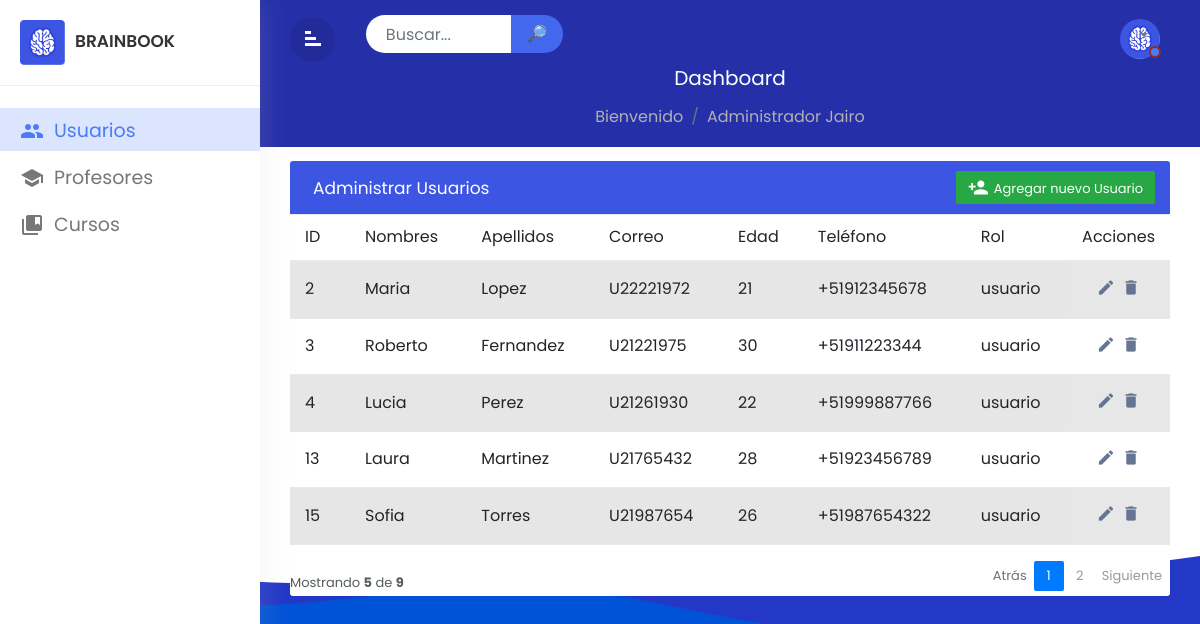
The page /dashboard/indexUsuarios.php (signed in) on the database its author committed.
### tables this page shows
CREATE TABLE `usuarios` (
  `id_usuario` int(11) NOT NULL,
  `id_rol` int(11) DEFAULT NULL,
  `nombre` varchar(255) NOT NULL,
  `apellido` varchar(255) NOT NULL,
  `email` varchar(255) NOT NULL,
  `password` varchar(255) NOT NULL,
  `edad` tinyint(4) DEFAULT NULL,
  `celular` varchar(20) DEFAULT NULL
);

CREATE TABLE `roles` (
  `id_rol` int(11) NOT NULL,
  `nombre_rol` varchar(50) NOT NULL,
  `descripcion` text DEFAULT NULL
);

### dashboard/indexUsuarios.php (the view, shortened to what this page needs)
<!doctype html>
<?php
if (isset($_SESSION['usuario'])) {
    $nombre_usuario = $_SESSION['usuario'];
} else {
    header("Location: ../views/cursos.php");
    exit();
}
function obtenerTituloRol($rol_usuario)
{
    switch ($rol_usuario) {
        case 3:
            return 'Administrador';
    }
}
?>
<html lang="es">
<head>
    <link rel="stylesheet" href="../dashboard/sources/css/bootstrap.min.css">
    <link rel="stylesheet" href="https://maxcdn.bootstrapcdn.com/bootstrap/4.5.2/css/bootstrap.min.css">
    <link rel="stylesheet" href="../dashboard/sources/css/custom.css">
</head>
<body>
    <div class="wrapper">
        <div id="sidebar">
            <div class="sidebar-header">
                <a href="../views/index.php">
                    <h3><img src="logobrainbook.jpeg" class="img-fluid" /><span>BrainBook</span></h3>
                </a>
            </div>
            <ul class="list-unstyled component m-0">
                <li class="active">
                    <a href="indexUsuarios.php" class="dashboard"><i class="material-icons">group</i>Usuarios</a>
                </li>
                <li class="">
                    <a href="indexProfesores.php" class=""><i class="material-icons">school</i>Profesores</a>
                </li>
                <li class="">
                    <a href="indexCursos.php" class=""><i class="material-icons">collections_bookmark</i>Cursos</a>
                </li>
            </ul>
        </div>
        <div id="content">
            <div class="top-navbar">
                <div class="xd-topbar">
                    <div class="row">
                        <div class="col-2 col-md-1 col-lg-1 order-2 order-md-1 align-self-center">
                            <div class="xp-menubar"> <span class="material-icons text-white">signal_cellular_alt</span>
                            </div>
                        </div>
                        <div class="col-md-5 col-lg-3 order-3 order-md-2">
                            <div class="xp-searchbar">
                                <div class="input-group">
                                    <input type="search" id="busqueda" class="form-control" placeholder="Buscar...">
                                    <div class="input-group-append"> <button class="btn" type="submit"
                                            id="button-addon2">🔎</button> </div>
                                </div>
                            </div>
                        </div>
                        <div class="col-10 col-md-6 col-lg-8 order-1 order-md-3">
                            <div class="xp-profilebar text-right">
                                <nav class="navbar p-0">
                                    <ul class="nav navbar-nav flex-row ml-auto">
                                        <li class="nav-item dropdown"> <a class="nav-link dropdown-toggle" href="#"
                                                id="navbarDropdown" role="button" data-toggle="dropdown"
                                                aria-haspopup="true" aria-expanded="false"> <img
                                                    src="logobrainbook.jpeg" style="width:40px; border-radius:50%;" />
                                                <span class="xp-user-live"></span> </a>
                                        </li>
                                    </ul>
                                </nav>
                            </div>
                        </div>
                    </div>
                    <div class="xp-breadcrumbbar text-center">
                        <h4 class="page-title">Dashboard</h4>
                        <?php
                        if (isset($_SESSION['usuario']) && isset($_SESSION['rol'])) {
                            $titulo_rol = obtenerTituloRol($_SESSION['rol']);
                            echo '<ol class="breadcrumb"> <li class="breadcrumb-item active">Bienvenido</li> <li class="breadcrumb-item active" aria-current="page">' . $titulo_rol . ' ' . htmlspecialchars($nombre_usuario) . '</li> </ol>';
                        }
                        ?>
                    </div>
                </div>
            </div>
            <div class="main-content">
                <div class="row">
                    <div class="col-md-12">
                        <div class="table-wrapper">
                            <div class="table-title">
                                <div class="row">
                                    <div class="col-sm-6 p-0 flex justify-content-lg-start justify-content-center">
                                        <h2 class="ml-lg-2">Administrar Usuarios</h2>
                                    </div>
                                    <div class="col-sm-6 p-0 flex justify-content-lg-end justify-content-center">
                                        <a href="#addEmployeeModal" class="btn btn-success" data-toggle="modal">
                                            <i class="material-icons">person_add</i>
                                            <span>Agregar nuevo Usuario</span>
                                        </a>
                                    </div>
                                </div>
                            </div>
                            <?php
                            $registros_por_pagina = 5;
                            if (isset($_GET['pagina'])) {
                                $pagina_actual = $_GET['pagina'];
                            } else {
                                $pagina_actual = 1;
                            }
                            $offset = ($pagina_actual - 1) * $registros_por_pagina;
                            $database = new Database();
                            $conn = $database->getConnection();
                            $consulta = "SELECT usuarios.id_usuario, usuarios.nombre, usuarios.apellido, usuarios.email, usuarios.celular, usuarios.edad, usuarios.id_rol, roles.nombre_rol FROM usuarios LEFT JOIN roles ON usuarios.id_rol = roles.id_rol WHERE usuarios.id_rol IN (1, 3) LIMIT :offset, :registros_por_pagina";
                            $stmt = $conn->prepare($consulta);
                            $stmt->bindParam(':offset', $offset, PDO::PARAM_INT);
                            $stmt->bindParam(':registros_por_pagina', $registros_por_pagina, PDO::PARAM_INT);
                            $stmt->execute();
                            $resultado = $stmt->fetchAll(PDO::FETCH_ASSOC);
                            $resultado_total = $conn->query("SELECT COUNT(*) AS total FROM usuarios WHERE id_rol IN (1, 3)"); $row_total = $resultado_total->fetch(PDO::FETCH_ASSOC); $total_registros = $row_total['total'];
                            $total_paginas = ceil($total_registros / $registros_por_pagina);
                            ?>
                            <!DOCTYPE html>
                            <html lang="es">
                            <head>
                            </head>
                            <body>
                                <table class="table table-striped table-hover">
                                    <thead>
                                        <tr>
                                            <th>ID</th>
                                            <th>Nombres</th>
                                            <th>Apellidos</th>
                                            <th>Correo</th>
                                            <th>Edad</th>
                                            <th>Teléfono</th>
                                            <th>Rol</th>
                                            <th>Acciones</th>
                                        </tr>
                                    </thead>
                                    <tbody id="employeeTable">
                                        <?php
                                        foreach ($resultado as $fila) {
                                            ?>
                                            <tr>
                                                <td><?php echo htmlspecialchars($fila['id_usuario']); ?></td>
                                                <td><?php echo htmlspecialchars($fila['nombre']); ?></td>
                                                <td><?php echo htmlspecialchars($fila['apellido']); ?></td>
                                                <td><?php echo htmlspecialchars($fila['email']); ?></td>
                                                <td><?php echo htmlspecialchars($fila['edad']); ?></td>
                                                <td><?php echo htmlspecialchars($fila['celular']); ?></td>
                                                <td><?php echo htmlspecialchars($fila['nombre_rol']); ?></td>
                                                <td align="center">
                                                    <?php
                                                    if ($_SESSION['rol'] == 3 && $fila['id_rol'] != 3) {
                                                        ?>
                                                        <a class="edit" href="#editEmployeeModal" data-toggle="modal"
                                                            data-id="<?php echo htmlspecialchars($fila['id_usuario']); ?>"
                                                            data-nombres="<?php echo htmlspecialchars($fila['nombre']); ?>"
                                                            data-apellidos="<?php echo htmlspecialchars($fila['apellido']); ?>"
                                                            data-edad="<?php echo htmlspecialchars($fila['edad']); ?>"
                                                            data-telefono="<?php echo htmlspecialchars($fila['celular']); ?>"
                                                            data-email="<?php echo htmlspecialchars($fila['email']); ?>"
                                                            data-rol="<?php echo htmlspecialchars($fila['id_rol']); ?>"> <i
                                                                class="material-icons" data-toggle="tooltip"
                                                                title="Edit">&#xE254;</i> </a>
                                                        <a class="delete" href="#deleteEmployeeModal" data-toggle="modal"
                                                            data-id="<?php echo htmlspecialchars($fila['id_usuario']); ?>"
                                                            data-toggle="tooltip" title="Delete"> <i class="material-icons"
                                                                data-toggle="tooltip" title="Delete">&#xE872;</i> </a>
                                                        <?php
                                                    } else {
                                                        ?>
                                                        <a href="indexUsuarios.php" class="dashboard">
                                                            <i class="material-icons">lock</i>
                                                        </a>
                                                        <?php
                                                    }
                                                    ?>
                                                </td>
                                            </tr>
                                            <?php
                                        }
                                        ?>
                                    </tbody>
                                </table>
                            </body>
                            </html>
                            <div class="clearfix">
                                <div class="hint-text">Mostrando
                                    <b><?php echo min(count($resultado), $registros_por_pagina); ?></b> de
                                    <b><?php echo $total_registros; ?></b>
                                </div>
                                <ul class="pagination">
                                    <?php if ($pagina_actual > 1): ?>
                                        <li class="page-item"><a href="?pagina=<?php echo $pagina_actual - 1; ?>"
                                                class="page-link">Atrás</a></li>
                                    <?php else: ?>
                                        <li class="page-item disabled"><a href="#" class="page-link">Atrás</a></li>
                                    <?php endif; ?>
                                    <?php for ($i = 1; $i <= $total_paginas; $i++): ?>
                                        <li class="page-item <?php echo $i == $pagina_actual ? 'active' : ''; ?>">
                                            <a href="?pagina=<?php echo $i; ?>" class="page-link"><?php echo $i; ?></a>
                                        </li>
                                    <?php endfor; ?>
                                    <?php if ($pagina_actual < $total_paginas): ?>
                                        <li class="page-item"><a href="?pagina=<?php echo $pagina_actual + 1; ?>"
                                                class="page-link">Siguiente</a></li>
                                    <?php else: ?>
                                        <li class="page-item disabled"><a href="#" class="page-link">Siguiente</a></li>
                                    <?php endif; ?>
                                </ul>
                            </div>
                        </div>
                    </div>
                </div>
            </div>
        </div>
</body>
</html>

### dashboard/indexUsuarios.php (style rules this page uses)
.form-control { border: 2px solid #007bff; }

### rows shown on the page
usuarios: id_usuario "2", nombre "Maria", apellido "Lopez", email "U22221972", edad "21", celular "+51912345678", id_rol.nombre_rol "usuario"
usuarios: id_usuario "3", nombre "Roberto", apellido "Fernandez", email "U21221975", edad "30", celular "+51911223344", id_rol.nombre_rol "usuario"
usuarios: id_usuario "4", nombre "Lucia", apellido "Perez", email "U21261930", edad "22", celular "+51999887766", id_rol.nombre_rol "usuario"
usuarios: id_usuario "13", nombre "Laura", apellido "Martinez", email "U21765432", edad "28", celular "+51923456789", id_rol.nombre_rol "usuario"
usuarios: id_usuario "15", nombre "Sofia", apellido "Torres", email "U21987654", edad "26", celular "+51987654322", id_rol.nombre_rol "usuario"

### other values the page prints
$titulo_rol "Administrador"
$nombre_usuario "Jairo"
min(count($resultado), $registros_por_pagina) "5"
$total_registros "9"
